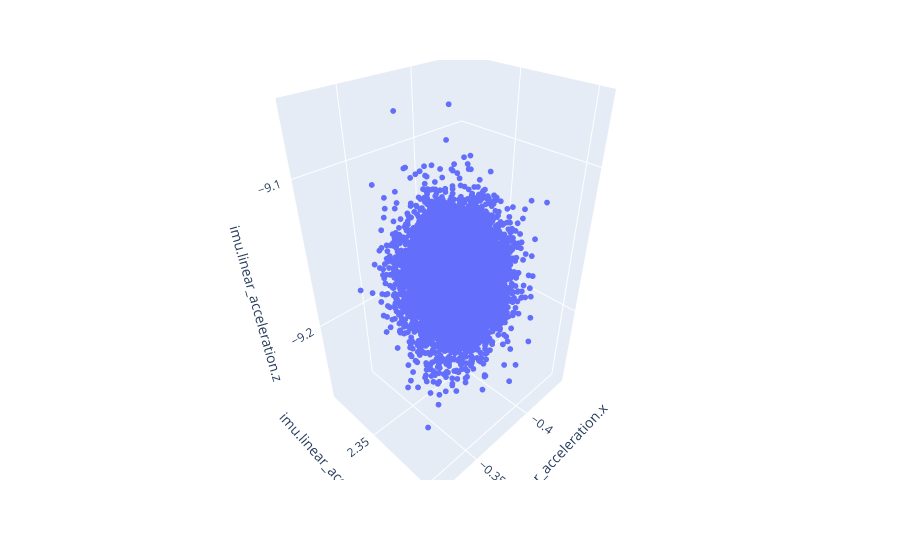

Here is the notebook cell this chart was saved with:
### Code cell
import plotly.express as px
import numpy as np
# Scatterplots of the Northing vs. Easting data
fig = px.scatter_3d(df, x="imu.linear_acceleration.x", y="imu.linear_acceleration.y", z = "imu.linear_acceleration.z")
fig.update_traces(marker_size = 2)
fig.show()

### Figure 1 — Plotly figure (JSON) as saved in the notebook; plotly's stock layout.template omitted (floating-point values rounded to 4 significant figures; data arrays with more than 128 entries replaced by an {"elided": "..."} marker saying what was removed)
{"data": [{"hovertemplate": "imu.linear_acceleration.x=%{x}<br>imu.linear_acceleration.y=%{y}<br>imu.linear_acceleration.z=%{z}<extra></extra>", "legendgroup": "", "marker": {"color": "#636efa", "size": 2, "symbol": "circle"}, "mode": "markers", "name": "", "scene": "scene", "showlegend": false, "type": "scatter3d", "x": {"elided": "10367 float values"}, "y": {"elided": "10367 float values"}, "z": {"elided": "10367 float values"}}], "layout": {"legend": {"tracegroupgap": 0}, "margin": {"t": 60}, "scene": {"domain": {"x": [0, 1], "y": [0, 1]}, "xaxis": {"title": {"text": "imu.linear_acceleration.x"}}, "yaxis": {"title": {"text": "imu.linear_acceleration.y"}}, "zaxis": {"title": {"text": "imu.linear_acceleration.z"}}}}}
